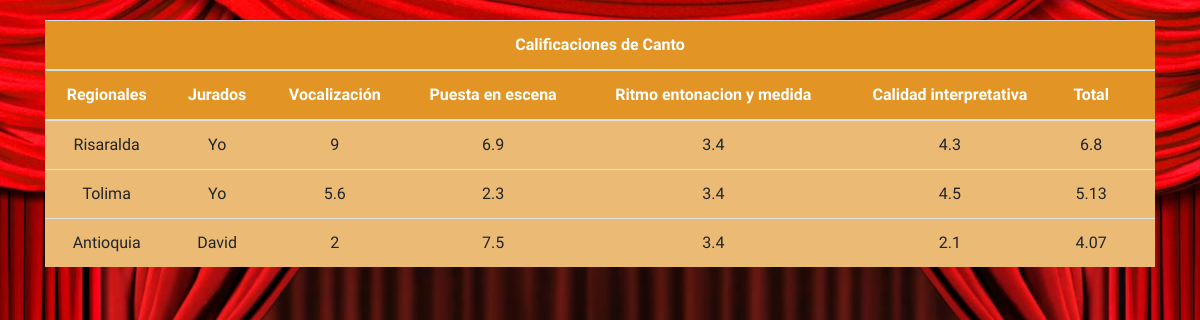
/conCto.php, run on the app's committed database.
### tables this page shows
CREATE TABLE IF NOT EXISTS `canto` (
  `id` int(11) NOT NULL,
  `vocalizacion` float(11,1) NOT NULL,
  `puesta_en_escena` float(11,1) NOT NULL,
  `total` float(11,2) NOT NULL,
  `id_regional` int(11) NOT NULL,
  `id_jurado` int(11) NOT NULL,
  `ritmo_entonacion_y_medida` float(11,1) NOT NULL,
  `calidad_interpretativa` float(11,1) NOT NULL
);

CREATE TABLE IF NOT EXISTS `regional` (
  `id_regional` int(10) NOT NULL,
  `nombre` varchar(30) NOT NULL
);

CREATE TABLE IF NOT EXISTS `jurado` (
  `n°_documento` int(11) NOT NULL,
  `tipo_de_documento` varchar(2) NOT NULL,
  `nombre` varchar(30) NOT NULL,
  `apellido` varchar(30) NOT NULL,
  `especialidad` varchar(40) NOT NULL,
  `contraseña` varchar(40) NOT NULL
);

### conCto.php (the view, shortened to what this page needs)
<?php
  $con = new PDO('mysql:host=localhost;dbname=zonales1;charset=utf8','root','');
  $jurado = $_SESSION['user'];
?>
<!DOCTYPE html>
<html lang="en">
<head>
  <link rel="stylesheet" href="css/bootstrap.min.css">
  <link rel="stylesheet" type="text/css" href="css/table.css">
</head>
<body>
  <div class="container">
    <div class="table-responsive" id="contenedor" style="width:100%">
    <table class="table fil" id="table">
      <thead class="text-center">
        <tr>
          <th colspan="8">Calificaciones de Canto</th>
        </tr>
        <tr>
          <th>Regionales</th>
          <th>Jurados</th>
          <th>Vocalización</th>
          <th>Puesta en escena</th>
          <th>Ritmo entonacion y medida</th>
          <th>Calidad interpretativa</th>
          <th>Total</th>
          <th></th>
        </tr>
      </thead>
      <tbody>
        <?php
            $query = $con->query("SELECT id, id_jurado,jurado.nombre AS 'jurado',regional.nombre AS 'regional',vocalizacion,puesta_en_escena,ritmo_entonacion_y_medida,calidad_interpretativa,total FROM canto,jurado,regional WHERE canto.id_regional=regional.id_regional AND canto.id_jurado=jurado.n°_documento ORDER By total DESC");
            while($row = $query->fetchObject()){
              $res[] = $row;
            }
            if(isset($res)){
              foreach($res as $key=>$value){
                if($value->id_jurado == $jurado){
                  echo '<tr><td>'.$value->regional.'</td><td>'.$value->jurado.'</td><td>'.$value->vocalizacion.'</td><td>'.$value->puesta_en_escena.'</td><td>'.$value->ritmo_entonacion_y_medida.'</td><td>'.$value->calidad_interpretativa.'</td><td>'.$value->total.'</td><td><a class="btn btn-danger" href="editCto.php?id='.$value->id.'">Editar</a></td></tr>';
                }else{
                  echo '<tr><td>'.$value->regional.'</td><td>'.$value->jurado.'</td><td>'.$value->vocalizacion.'</td><td>'.$value->puesta_en_escena.'</td><td>'.$value->ritmo_entonacion_y_medida.'</td><td>'.$value->calidad_interpretativa.'</td><td>'.$value->total.'</td><td></td></tr>';
                }
              }
            }else{
              echo '<tr><td colspan="8">No hay registros</td></tr>';
            }
        ?>
      </tbody>
    </table>
 </div>
  </div>
</body>
</html>

### css/table.css (style rules this page uses)
body { font-family: 'Merienda', cursive; background: url(../img/cortina.jpg) no-repeat center fixed; background-size: cover; }
#contenedor { margin: auto; width:60%; text-align: center; }
#table { background-color: #FFFFFF; margin-top: 20px; background: #ebba74; }
th { background-color: #e29525; color: white; }

### data on the page
canto: id_regional.nombre "Risaralda", id_jurado.nombre "Yo", vocalizacion "9", puesta_en_escena "6.9", ritmo_entonacion_y_medida "3.4", calidad_interpretativa "4.3", total "6.8"
canto: id_regional.nombre "Tolima", id_jurado.nombre "Yo", vocalizacion "5.6", puesta_en_escena "2.3", ritmo_entonacion_y_medida "3.4", calidad_interpretativa "4.5", total "5.13"
canto: id_regional.nombre "Antioquia", id_jurado.nombre "David", vocalizacion "2", puesta_en_escena "7.5", ritmo_entonacion_y_medida "3.4", calidad_interpretativa "2.1", total "4.07"
